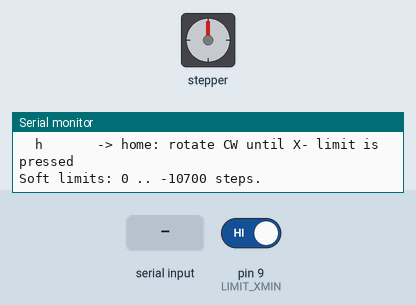
Simulated run of this sketch. Board: Arduino Uno, built with avr-gcc and run on an emulated ATmega328P. On the bench: stepper motor, the last lines printed to the serial monitor. Wiring (inferred from the names in the program): stepper motor driver (200 steps per turn assumed): step pin 2; direction pin 5; enable pin 8. The test bench sets the inputs (shaded band); at power-on: pin 9 (LIMIT_XMIN) HIGH.

Above: at 1.2 s.
1.3 s: pin 9 (LIMIT_XMIN) driven LOW
2.8 s: "h\n" received over Serial
At 3.3 s:
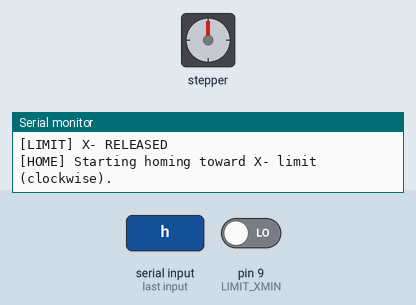
5.8 s: pin 9 (LIMIT_XMIN) driven HIGH
At 6.4 s:
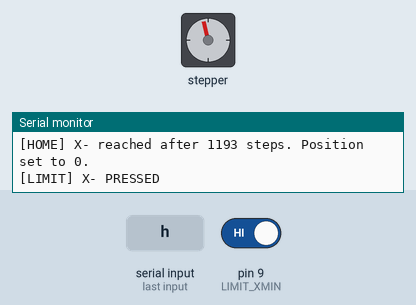
7.3 s: "h,1\n" received over Serial
8.8 s: "90,45\n" received over Serial
Timing chart, 0 to 11.3 s (numbered marks = the images above; inputs shaded):
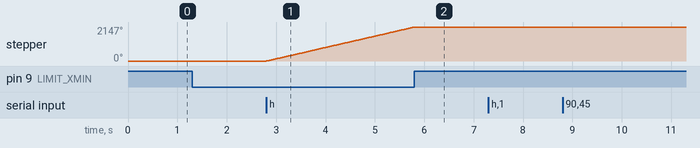

The sketch:

1.2useidecodenew.ino
```cpp
// --- Single-axis homing + jog + soft limits ---
// CNC Shield V3 + A4988 + Arduino Uno
// Stepper on X slot (base rotation)
// Limit switch on X- (D9 assumed)
//
// Commands:
//   s=400   -> set speed to 400 steps/sec
//   +5      -> move +5 steps (clockwise, toward limit switch)
//   -100    -> move -100 steps (counter-clockwise, away from switch)
//   h       -> home: rotate CW until X- limit is pressed
//
// Soft limits:
//   position = 0 at home (at X- switch)
//   position decreases (negative) as you move away from home
//   position will never go below -10700
//   Positive moves stop early if the limit switch is hit and position is reset to 0.

const int EN_PIN      = 8;   // Enable (LOW = enable, HIGH = disable)
const int X_STEP      = 2;   // X STEP
const int X_DIR       = 5;   // X DIR
const int LIMIT_XMIN  = 9;   // X- limit switch (wired to X- on shield)

// Speed (steps per second)
long speed_sps = 400;              // default
const long MIN_SPEED_SPS = 10;
const long MAX_SPEED_SPS = 4000;

// Position tracking
// 0 = home at X- switch
// negative = away from home
long currentPos = 0;
const long NEG_LIMIT_STEPS = -10700;   // do not go below this

// Track limit state for logging
bool lastLimitPressed = false;

// ---------- Setup ----------

void setup() {
  Serial.begin(115200);

  pinMode(EN_PIN, OUTPUT);
  digitalWrite(EN_PIN, LOW);  // enable drivers

  pinMode(X_STEP, OUTPUT);
  pinMode(X_DIR, OUTPUT);
  digitalWrite(X_STEP, LOW);

  // Limit switch input.
  // Your wiring behaves inverted, so we treat HIGH = PRESSED.
  pinMode(LIMIT_XMIN, INPUT_PULLUP);

  lastLimitPressed = isLimitPressed();
  if (lastLimitPressed) {
    Serial.println("[LIMIT] X- PRESSED at startup");
  } else {
    Serial.println("[LIMIT] X- RELEASED at startup");
  }

  currentPos = 0;

  Serial.println("Single-axis base controller READY (with soft limits).");
  Serial.println("Commands:");
  Serial.println("  s=400   -> set speed to 400 steps/sec");
  Serial.println("  +5      -> move +5 steps (clockwise, toward switch)");
  Serial.println("  -100    -> move -100 steps (counter-clockwise, away)");
  Serial.println("  h       -> home: rotate CW until X- limit is pressed");
  Serial.println("Soft limits: 0 .. -10700 steps.");
}

// ---------- Helpers ----------

// Treat HIGH as "pressed"
bool isLimitPressed() {
  return (digitalRead(LIMIT_XMIN) == HIGH);
}

void stepOnce() {
  digitalWrite(X_STEP, HIGH);
  delayMicroseconds(2);
  digitalWrite(X_STEP, LOW);
}

// Move relative with:
// - soft limit at NEG_LIMIT_STEPS
// - auto-stop if moving + and switch is hit
void moveRelative(long steps) {
  if (steps == 0) return;

  // Clamp speed and compute delay
  if (speed_sps < MIN_SPEED_SPS) speed_sps = MIN_SPEED_SPS;
  if (speed_sps > MAX_SPEED_SPS) speed_sps = MAX_SPEED_SPS;
  unsigned long stepDelay = 1000000UL / (unsigned long)speed_sps; // us per step

  // Positive = toward switch (clockwise)
  if (steps > 0) {
    digitalWrite(X_DIR, HIGH);  // clockwise towards limit switch

    Serial.print("[MOVE] Request +");
    Serial.print(steps);
    Serial.print(" steps @ ");
    Serial.print(speed_sps);
    Serial.println(" sps (toward switch)");

    digitalWrite(EN_PIN, LOW); // enable

    long done = 0;
    while (done < steps) {
      // If we hit the switch, stop immediately and set position = 0
      if (isLimitPressed()) {
        currentPos = 0;
        Serial.print("[MOVE] X- LIMIT HIT after +");
        Serial.print(done);
        Serial.println(" steps. Position reset to 0.");
        return;
      }

      stepOnce();
      done++;
      currentPos++;   // moving toward switch = increasing position toward 0 (but it should never exceed 0)
      if (currentPos > 0) currentPos = 0; // just in case we overshoot due to any glitch
      delayMicroseconds(stepDelay);
    }

    Serial.print("[MOVE] Completed +");
    Serial.print(steps);
    Serial.print(" steps. Pos = ");
    Serial.println(currentPos);
  }
  // Negative = away from switch (counter-clockwise)
  else {
    long mag = -steps;  // magnitude of negative move

    // Compute where we would end up
    long targetPos = currentPos - mag;

    // Enforce soft limit: never go below NEG_LIMIT_STEPS
    if (targetPos < NEG_LIMIT_STEPS) {
      long maxAllowedSteps = currentPos - NEG_LIMIT_STEPS;
      if (maxAllowedSteps <= 0) {
        Serial.print("[SOFT LIMIT] Already at or past -");
        Serial.print(-NEG_LIMIT_STEPS);
        Serial.println(" limit. No negative motion allowed.");
        return;
      }
      Serial.print("[SOFT LIMIT] Requested -");
      Serial.print(mag);
      Serial.print(" steps would exceed limit. Clamping to -");
      Serial.print(maxAllowedSteps);
      Serial.println(" steps.");
      mag = maxAllowedSteps;
      targetPos = NEG_LIMIT_STEPS;
    }

    digitalWrite(X_DIR, LOW);   // counter-clockwise away from switch

    Serial.print("[MOVE] Request -");
    Serial.print(mag);
    Serial.print(" steps @ ");
    Serial.print(speed_sps);
    Serial.print(" sps (away from switch). Target pos = ");
    Serial.println(targetPos);

    digitalWrite(EN_PIN, LOW); // enable

    long done = 0;
    while (done < mag) {
      stepOnce();
      done++;
      currentPos--;   // going away from home
      if (currentPos < NEG_LIMIT_STEPS) {
        currentPos = NEG_LIMIT_STEPS;
        Serial.println("[SOFT LIMIT] Hit -10700 soft limit mid-move, stopping.");
        break;
      }
      delayMicroseconds(stepDelay);
    }

    Serial.print("[MOVE] Completed -");
    Serial.print(done);
    Serial.print(" steps. Pos = ");
    Serial.println(currentPos);
  }
}

// Home: rotate clockwise until limit switch is pressed
void homeAxis() {
  Serial.println("[HOME] Starting homing toward X- limit (clockwise).");

  // If already pressed, just reset pos
  if (isLimitPressed()) {
    currentPos = 0;
    Serial.println("[HOME] X- already pressed; position set to 0.");
    return;
  }

  digitalWrite(X_DIR, HIGH);  // clockwise toward switch

  if (speed_sps < MIN_SPEED_SPS) speed_sps = MIN_SPEED_SPS;
  if (speed_sps > MAX_SPEED_SPS) speed_sps = MAX_SPEED_SPS;
  unsigned long stepDelay = 1000000UL / (unsigned long)speed_sps;

  digitalWrite(EN_PIN, LOW); // enable

  const long MAX_STEPS = 200000; // safety cap
  long stepsTaken = 0;

  while (!isLimitPressed() && stepsTaken < MAX_STEPS) {
    stepOnce();
    stepsTaken++;
    // We don't really trust position during homing; we'll reset to 0 when we hit the switch.
    delayMicroseconds(stepDelay);
  }

  if (isLimitPressed()) {
    currentPos = 0;
    Serial.print("[HOME] X- reached after ");
    Serial.print(stepsTaken);
    Serial.println(" steps. Position set to 0.");
  } else {
    Serial.print("[HOME] FAILED: limit not reached after ");
    Serial.print(MAX_STEPS);
    Serial.println(" steps (check wiring or direction).");
  }
}

// ---------- Main loop ----------

void loop() {
  // Watch the limit and print on state changes
  bool nowPressed = isLimitPressed();
  if (nowPressed != lastLimitPressed) {
    lastLimitPressed = nowPressed;
    if (nowPressed) {
      Serial.println("[LIMIT] X- PRESSED");
    } else {
      Serial.println("[LIMIT] X- RELEASED");
    }
  }

  // Handle serial commands
  if (Serial.available()) {
    String line = Serial.readStringUntil('\n');
    line.trim();
    if (line.length() == 0) return;

    // Homing
    if (line.equalsIgnoreCase("h")) {
      homeAxis();
      return;
    }

    // Speed: s=400
    if (line.charAt(0) == 's' || line.charAt(0) == 'S') {
      int eqIndex = line.indexOf('=');
      if (eqIndex != -1 && eqIndex < (int)line.length() - 1) {
        long newSpeed = line.substring(eqIndex + 1).toInt();
        if (newSpeed > 0) {
          if (newSpeed < MIN_SPEED_SPS) newSpeed = MIN_SPEED_SPS;
          if (newSpeed > MAX_SPEED_SPS) newSpeed = MAX_SPEED_SPS;
          speed_sps = newSpeed;
          Serial.print("[SPEED] speed_sps = ");
          Serial.print(speed_sps);
          Serial.println(" steps/sec");
        } else {
          Serial.println("[SPEED] Ignoring non-positive speed.");
        }
      } else {
        Serial.println("[SPEED] Use: s=400");
      }
      return;
    }

    // Otherwise: assume it’s a relative step command like +5 or -100
    long steps = line.toInt();  // handles + / - / digits
    if (steps == 0) {
      Serial.print("[CMD] Ignoring '");
      Serial.print(line);
      Serial.println("' (parsed as 0 steps)");
    } else {
      moveRelative(steps);
    }
  }
}
```

Measured:
- after the input at 2.8 s, stepper: keeps turning clockwise at about 716°/s, starting at once
- after the input at 5.8 s, stepper: stops changing and stays 2147°
